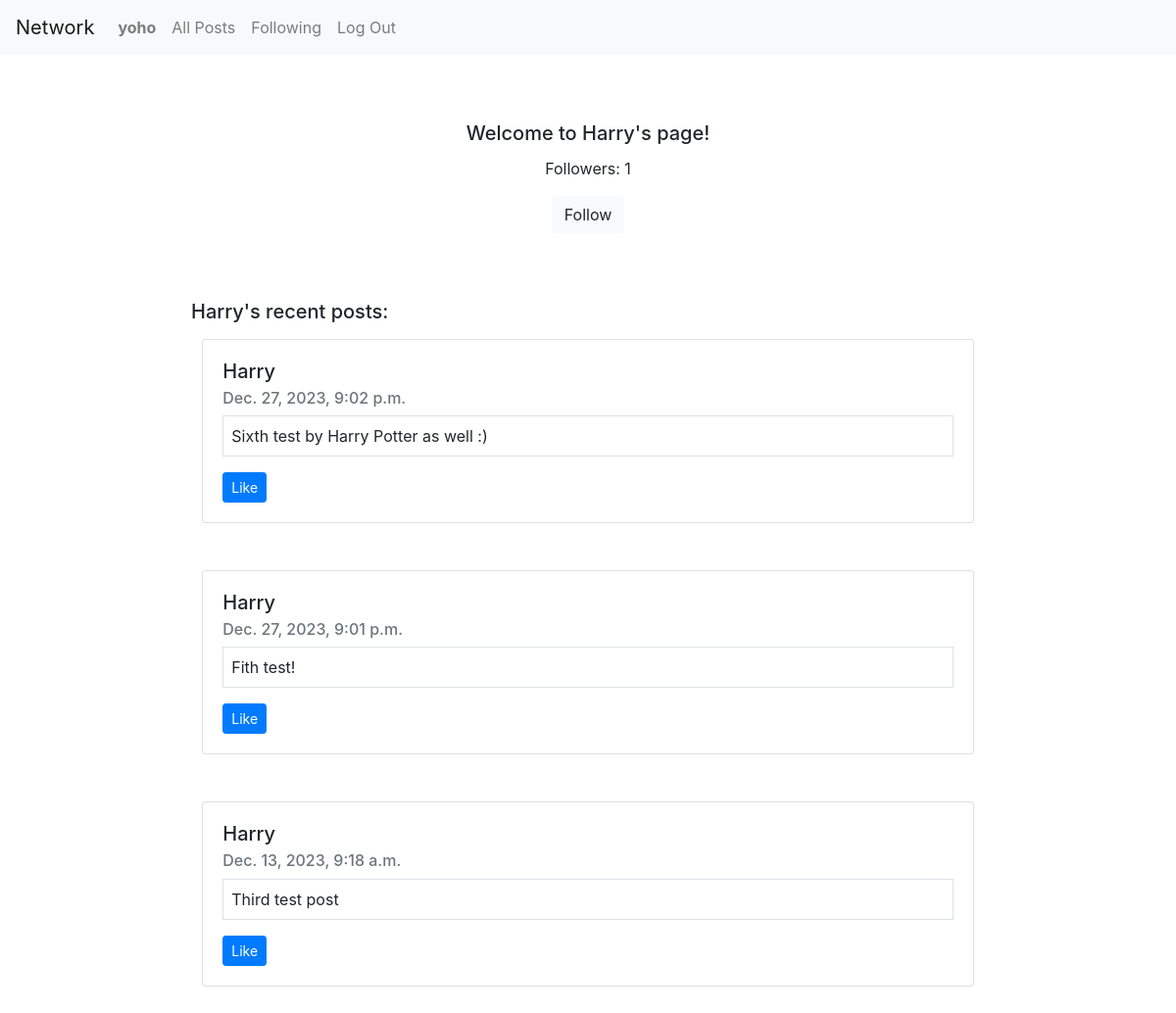
The page /profile/Harry/ (signed in) on the database as committed earlier.
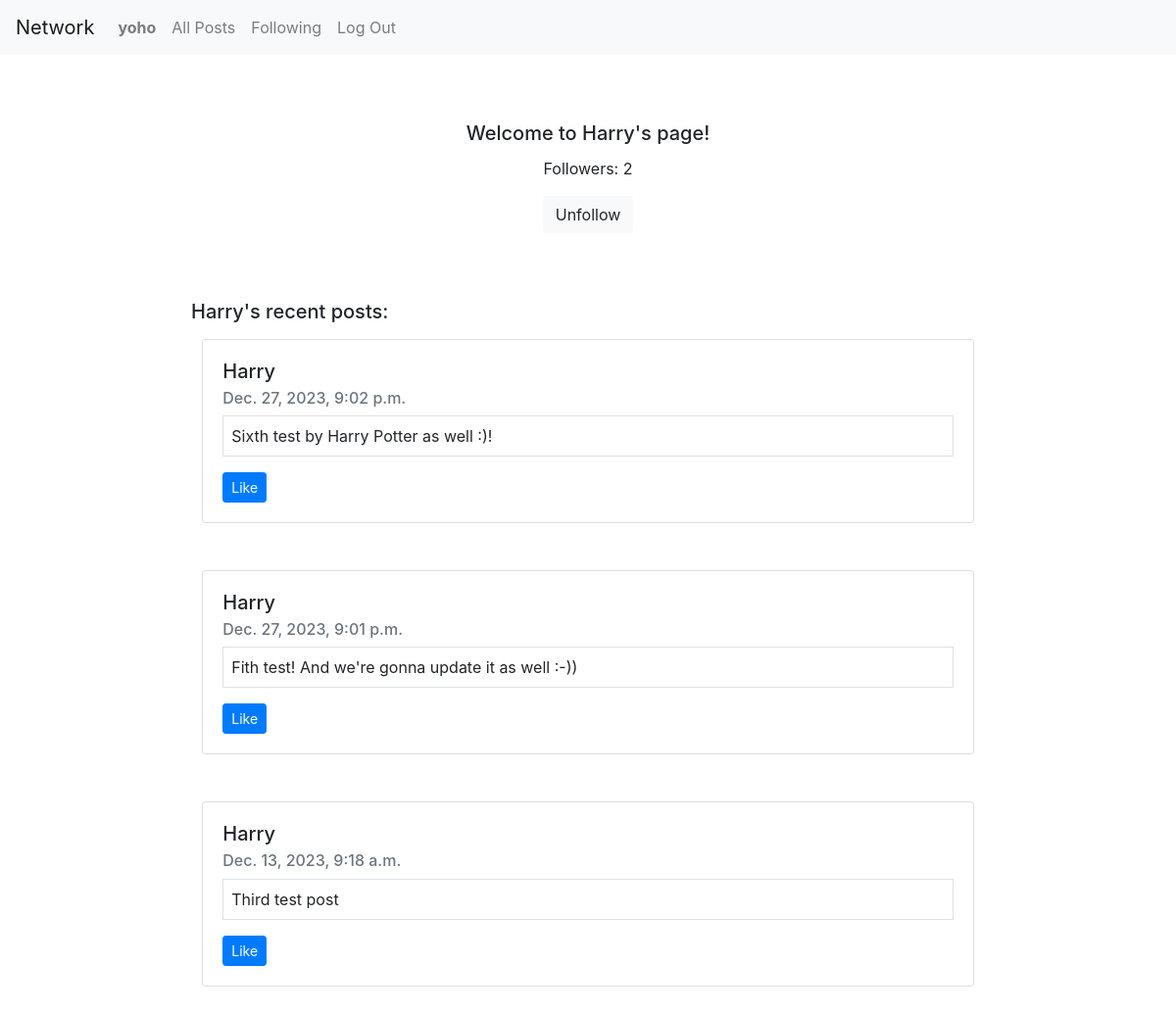
The same page on the database as committed later.
### network/models.py (models this page shows, shortened)
class NewPost(models.Model):
    user = models.ForeignKey(User, on_delete=models.CASCADE, related_name="new_posts")
    post_text = models.TextField(max_length=250)
    date = models.DateTimeField(auto_now_add=True)

class User(AbstractUser):
    pass

### network/views.py (the view)
# urls.py: path("profile/<str:profile_username>/", views.profile, name="profile")
def profile(request, profile_username):
    user = request.user
    visited_profile = User.objects.get(username=profile_username)
    posts = NewPost.objects.filter(user_id=visited_profile.id).order_by("-date")
    profile = Profile.objects.get(user_id=visited_profile.id)
    my_profile = Profile.objects.get(user_id=user.id)
    if request.method == "POST":
        if profile.followed_by.filter(id=my_profile.id).exists():
            profile.followed_by.remove(my_profile)
        else:
            profile.followed_by.add(my_profile)
        return HttpResponseRedirect(reverse("profile", args=(profile_username,)))
    following_bool = profile.followed_by.filter(id=my_profile.id).exists()
    followers_no = profile.followed_by.all().count()
    return render(request, "network/profile.html", {
        'posts': posts,
        'profile': visited_profile,
        'following_bool': following_bool,
        'followers_no': followers_no
    })

### network/templates/network/profile.html (shortened to what this page needs)
{% extends "network/layout.html" %}
{% load static %}
{% block body %}
    <div class="container">
        {% if user.is_authenticated %}
            <div class="my-5 text-center">
                <div class="card-body">
                    {% if user.id != profile.id %}
                        <h5 class="card-title">Welcome to {{ profile }}'s page!</h5>
                    {% else %}
                        <h5 class="card-title">This is your page, welcome!</h5>
                    {% endif %}
                    <p class="card-text" class="text-muted"> Followers: {{ followers_no }} </p>
                    {% if user.id != profile.id %}
                        <form action="{% url 'profile' profile %}" method="post">
                            {% if following_bool %}
                                <button type="submit" class="btn btn-light">Unfollow</button>
                            {% else %}
                                <button type="submit" class="btn btn-light">Follow</button>
                            {% endif %}
                        </form>
                    {% endif %}
                </div>
            </div>
            <div class="container">
                <div class="mx-auto w-75 mb-3" style="width: 18rem;">
                    <h5 class="card-title">{{ profile }}'s recent posts:</h5>
                </div>
                <div class="container">
                    {% for post in posts %}
                        <div class="card mx-auto w-75 mb-5" style="width: 18rem;">
                            <div class="card-body posts" id="post-{{ post.id }}">
                                <h5 class="card-title"><a href="{% url 'profile' post.user %}" class="text-reset text-decoration-none">{{ post.user }}</a></h5>
                                <h6 class="card-subtitle mb-2 text-muted">{{ post.date }}</h6>
                                <p class="card-text border p-2" id="post-text">{{ post.post_text }}</p>
                                <button type="button" class="btn btn-primary btn-sm" id="like">Like</button>
                            </div>
                        </div>
                    {% endfor %}
                </div>
            </div>
        {% else %}
            <div>You're currently not loggeed in. <a href="{% url 'login' %}">Login</a></div>
        {% endif %}
    </div>
{% endblock %}

Rows that differ between the two databases and show on the page:
changed NewPost: post_text "Sixth test by Harry Potter as well :)" → "Sixth test by Harry Potter as well :)!"
changed NewPost: post_text "Fith test!" → "Fith test! And we're gonna update it as well :-))"
Other text that changed with them:
{{ followers_no }}: "1" → "2"
text no longer shown: "Follow"
text now shown: "Unfollow"
